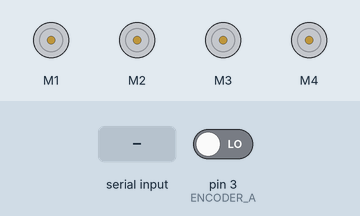
A sketch run on a simulated Arduino Mega 2560, built with avr-gcc and run on an emulated ATmega2560. Shown: 4 × DC motor (green arrow = forward, orange = backward, longer = faster). The inputs (shaded band) are chosen by the test bench; at power-on: pin 3 (ENCODER_A) LOW. What the sketch prints to the serial monitor is not drawn.

Above: at 3.2 s.
3.3 s: "#" received over the second serial link
At 4.5 s:
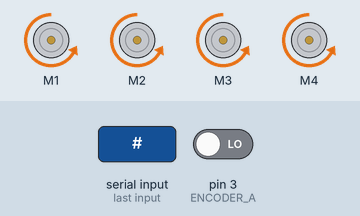
5.6 s: "90,45\n" received over the second serial link
Timing chart, 0 to 8.6 s (numbered marks = the images above; inputs shaded):
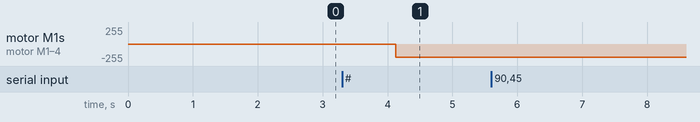

The sketch:

arduinoMatlab.ino
```cpp
#include <Wire.h>
#include <Adafruit_MotorShield.h>
// Create the motor shield object with the default I2C address
Adafruit_MotorShield AFMS = Adafruit_MotorShield();
// Or, create it with a different I2C address (say for stacking)
// Adafruit_MotorShield AFMS = Adafruit_MotorShield(0x61);

// Select which 'port' M1, M2, M3 or M4. In this case, M1
Adafruit_DCMotor *M1 = AFMS.getMotor(1);
Adafruit_DCMotor *M2 = AFMS.getMotor(2);
Adafruit_DCMotor *M3 = AFMS.getMotor(3);
Adafruit_DCMotor *M4 = AFMS.getMotor(4);
// You can also make another motor on port M2
//Adafruit_DCMotor *myOtherMotor = AFMS.getMotor(2);
#define ENCODER_A 3
#define ENCODER_B 4

long int rightCount = 0;
double angle=0;
unsigned long time;
//unsigned long time0;
//unsigned long time1;
//unsigned long time2;
int V1=150; int V2; int V3; int V4; double long i=0;
String inString;
int A[11];
int m1=250;
int m2=250;
int m3=250;
int m4=250;

void setup() {
  Serial.begin(9600);           // set up Serial library at 9600 bps
  Serial3.begin(115200);
  Serial3.flush();
  Serial3.setTimeout(25);
  AFMS.begin();  // create with the default frequency 1.6KHz ,AFMS.begin(1000);  // OR with a different frequency, say 1KHz
  delay(2000);
  // Set the speed to start, from -255 to 255
  M1->setSpeed(0); M2->setSpeed(0); M3->setSpeed(0); M4->setSpeed(0);
  M1->run(FORWARD); M2->run(FORWARD); M3->run(FORWARD); M4->run(FORWARD);

  pinMode(ENCODER_A, INPUT);
  pinMode(ENCODER_B, INPUT);

  // initialize hardware interrupts
//  attachInterrupt(0, leftEncoderEvent, CHANGE);
  attachInterrupt(1, rightEncoderEvent, CHANGE);
  M1->run(RELEASE);
}

void loop() {
  Parser();
 Serial.println("---------------------");
  Serial.println("Motor torques");
  Serial.print(m1);
  Serial.print(m2);
//  Serial.print(m3);
//  Serial.println(m4);
  V1=m1-250;// the control input to motor 1
  V2=m2-250;// the control input to motor 2
  V3=m3-250;// the control input to motor 3
  V4=m4-250;// the control input to motor 4
//  Serial.println("---------------------");
//  Serial.println("Velocities");
//  Serial.print(V1);
//  Serial.print(V2);
//  Serial.print(V3);
//  Serial.println(V4);

  MotorsInputV(V1,V2,V3,V4);
  delay(1000);
}

int MotorsInputV(int v1,int v2,int v3,int v4){
  if (abs(v1) == v1) {
    M1->run(FORWARD);
    M1->setSpeed(v1);
    } else {
    M1->run(BACKWARD);
    M1->setSpeed(abs(v1));
    }
      if (abs(v2) == v2) {
  M2->run(FORWARD);
  M2->setSpeed(v2);
    } else {
  M2->run(BACKWARD);
  M2->setSpeed(abs(v2));
    }
      if (abs(v3) == v3) {
  M3->run(FORWARD);
  M3->setSpeed(v3);
    } else {
  M3->run(BACKWARD);
  M3->setSpeed(abs(v3));
    }
      if (abs(v4) == v4) {
  M4->run(FORWARD);
  M4->setSpeed(v4);
    } else {
  M4->run(BACKWARD);
  M4->setSpeed(abs(v4));
    }
}

void rightEncoderEvent() {
  if (digitalRead(ENCODER_A) == HIGH) {
    if (digitalRead(ENCODER_B) == LOW) {
      rightCount++;
    } else {
      rightCount--;
    }
  } else {
    if (digitalRead(ENCODER_B) == LOW) {
      rightCount--;
    } else {
      rightCount++;
    }
  }
  //angle=rightCount/105.6*2*22/7;
}

static inline int8_t sgn(int val) {
 if (val < 0) return -1;
 if (val==0) return 0;
 return 1;
}

void Parser(){
  if (Serial3.available()) {
    inString = Serial3.readString();
    Serial.println("-------------------");
    Serial.println(inString);
   if(inString[0]=='#'){
    A[0]=inString[3]-'0';
    A[1]=(inString[2]-'0')*10;
    A[2]=(inString[1]-'0')*100;
    m1=A[0]+A[1]+A[2];

    A[3]=inString[7]-'0';
    A[4]=(inString[6]-'0')*10;
    A[5]=(inString[5]-'0')*100;
    m2=A[3]+A[4]+A[5];

    A[6]=inString[11]-'0';
    A[7]=(inString[10]-'0')*10;
    A[8]=(inString[9]-'0')*100;
    m3=A[6]+A[7]+A[8];

    A[9]=inString[15]-'0';
    A[10]=(inString[14]-'0')*10;
    A[11]=(inString[13]-'0')*100;
    m4=A[9]+A[10]+A[11];
    Serial3.flush();
    delay(100);
   }
  }

}
```

Measured:
- after the input at 3.3 s, motor M1–4: stopped → backward 202/255 after 0.83 s
- after the input at 5.6 s, every drawn part: stays the same
